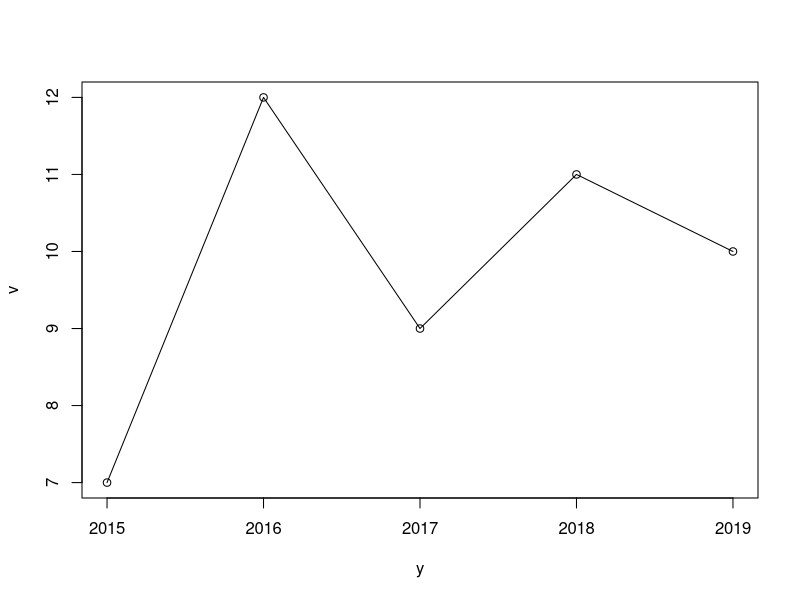

Here is the R script that generated this plot:
v <- c(7,12,9,11,10)
y<-c(2015,2016,2017,2018,2019)
# Give the chart file a name.
png(file = "line_chart.jpg")
# Plot the bar chart. 
plot(y,v,type = "o")

dev.off()